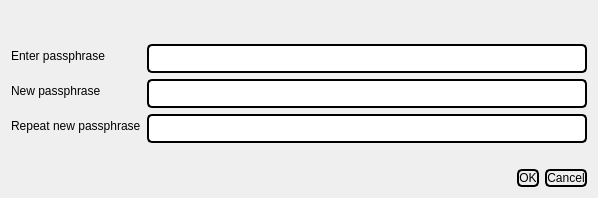
<?xml version="1.0" encoding="UTF-8"?>
<ui version="4.0">
 <class>AskPassphraseDialog</class>
 <widget class="QDialog" name="AskPassphraseDialog">
  <property name="geometry">
   <rect>
    <x>0</x>
    <y>0</y>
    <width>598</width>
    <height>198</height>
   </rect>
  </property>
  <property name="sizePolicy">
   <sizepolicy hsizetype="Preferred" vsizetype="Minimum">
    <horstretch>0</horstretch>
    <verstretch>0</verstretch>
   </sizepolicy>
  </property>
  <property name="minimumSize">
   <size>
    <width>550</width>
    <height>0</height>
   </size>
  </property>
  <property name="windowTitle">
   <string>Passphrase Dialog</string>
  </property>
  <property name="styleSheet">
   <string notr="true">/*
 * The MIT License (MIT)
 *
 * Copyright (c) &lt;2013-2014&gt; &lt;Colin Duquesnoy&gt;
 *
 * Permission is hereby granted, free of charge, to any person obtaining a copy
 * of this software and associated documentation files (the &quot;Software&quot;), to deal
 * in the Software without restriction, including without limitation the rights
 * to use, copy, modify, merge, publish, distribute, sublicense, and/or sell
 * copies of the Software, and to permit persons to whom the Software is
 * furnished to do so, subject to the following conditions:

 * The above copyright notice and this permission notice shall be included in
 * all copies or substantial portions of the Software.

 * THE SOFTWARE IS PROVIDED &quot;AS IS&quot;, WITHOUT WARRANTY OF ANY KIND, EXPRESS OR
 * IMPLIED, INCLUDING BUT NOT LIMITED TO THE WARRANTIES OF MERCHANTABILITY,
 * FITNESS FOR A PARTICULAR PURPOSE AND NONINFRINGEMENT. IN NO EVENT SHALL THE
 * AUTHORS OR COPYRIGHT HOLDERS BE LIABLE FOR ANY CLAIM, DAMAGES OR OTHER
 * LIABILITY, WHETHER IN AN ACTION OF CONTRACT, TORT OR OTHERWISE, ARISING FROM,
 * OUT OF OR IN CONNECTION WITH THE SOFTWARE OR THE USE OR OTHER DEALINGS IN
 * THE SOFTWARE.
 */
QToolTip
{
    border: 1px solid #76797C;
    background-color: rgb(90, 102, 117);;
    color: white;
    padding: 5px;
    opacity: 200;
}

QWidget
{
    color: #eff0f1;
    background-color: #31363b;
    selection-background-color:#3daee9;
    selection-color: #eff0f1;
    background-clip: border;
    border-image: none;
    border: 0px transparent black;
    outline: 0;
}

QWidget:item:hover
{
    background-color: #18465d;
    color: #eff0f1;
}

QWidget:item:selected
{
    background-color: #18465d;
}

QCheckBox
{
    spacing: 5px;
    outline: none;
    color: #eff0f1;
    margin-bottom: 2px;
}

QCheckBox:disabled
{
    color: #76797C;
}

QCheckBox::indicator,
QGroupBox::indicator
{
    width: 18px;
    height: 18px;
}
QGroupBox::indicator
{
    margin-left: 2px;
}

QCheckBox::indicator:unchecked
{
    image: url(:/qss_icons/rc/checkbox_unchecked.png);
}

QCheckBox::indicator:unchecked:hover,
QCheckBox::indicator:unchecked:focus,
QCheckBox::indicator:unchecked:pressed,
QGroupBox::indicator:unchecked:hover,
QGroupBox::indicator:unchecked:focus,
QGroupBox::indicator:unchecked:pressed
{
  border: none;
    image: url(:/qss_icons/rc/checkbox_unchecked_focus.png);
}

QCheckBox::indicator:checked
{
    image: url(:/qss_icons/rc/checkbox_checked.png);
}

QCheckBox::indicator:checked:hover,
QCheckBox::indicator:checked:focus,
QCheckBox::indicator:checked:pressed,
QGroupBox::indicator:checked:hover,
QGroupBox::indicator:checked:focus,
QGroupBox::indicator:checked:pressed
{
  border: none;
    image: url(:/qss_icons/rc/checkbox_checked_focus.png);
}


QCheckBox::indicator:indeterminate
{
    image: url(:/qss_icons/rc/checkbox_indeterminate.png);
}

QCheckBox::indicator:indeterminate:focus,
QCheckBox::indicator:indeterminate:hover,
QCheckBox::indicator:indeterminate:pressed
{
    image: url(:/qss_icons/rc/checkbox_indeterminate_focus.png);
}

QCheckBox::indicator:checked:disabled,
QGroupBox::indicator:checked:disabled
{
    image: url(:/qss_icons/rc/checkbox_checked_disabled.png);
}

QCheckBox::indicator:unchecked:disabled,
QGroupBox::indicator:unchecked:disabled
{
    image: url(:/qss_icons/rc/checkbox_unchecked_disabled.png);
}

QRadioButton
{
    spacing: 5px;
    outline: none;
    color: #eff0f1;
    margin-bottom: 2px;
}

QRadioButton:disabled
{
    color: #76797C;
}
QRadioButton::indicator
{
    width: 21px;
    height: 21px;
}

QRadioButton::indicator:unchecked
{
    image: url(:/qss_icons/rc/radio_unchecked.png);
}


QRadioButton::indicator:unchecked:hover,
QRadioButton::indicator:unchecked:focus,
QRadioButton::indicator:unchecked:pressed
{
    border: none;
    outline: none;
    image: url(:/qss_icons/rc/radio_unchecked_focus.png);
}

QRadioButton::indicator:checked
{
    border: none;
    outline: none;
    image: url(:/qss_icons/rc/radio_checked.png);
}

QRadioButton::indicator:checked:hover,
QRadioButton::indicator:checked:focus,
QRadioButton::indicator:checked:pressed
{
    border: none;
    outline: none;
    image: url(:/qss_icons/rc/radio_checked_focus.png);
}

QRadioButton::indicator:checked:disabled
{
    outline: none;
    image: url(:/qss_icons/rc/radio_checked_disabled.png);
}

QRadioButton::indicator:unchecked:disabled
{
    image: url(:/qss_icons/rc/radio_unchecked_disabled.png);
}


QMenuBar
{
    background-color: #31363b;
    color: #eff0f1;
}

QMenuBar::item
{
    background: transparent;
}

QMenuBar::item:selected
{
    background: transparent;
    border: 1px solid #76797C;
}

QMenuBar::item:pressed
{
    border: 1px solid #76797C;
    background-color: #3daee9;
    color: #eff0f1;
    margin-bottom:-1px;
    padding-bottom:1px;
}

QMenu
{
    border: 1px solid #76797C;
    color: #eff0f1;
    margin: 2px;
}

QMenu::icon
{
    margin: 5px;
}

QMenu::item
{
    padding: 5px 30px 5px 30px;
    border: 1px solid transparent; /* reserve space for selection border */
}

QMenu::item:selected
{
    color: #eff0f1;
}

QMenu::separator {
    height: 2px;
    background: lightblue;
    margin-left: 10px;
    margin-right: 5px;
}

QMenu::indicator {
    width: 18px;
    height: 18px;
}

/* non-exclusive indicator = check box style indicator
   (see QActionGroup::setExclusive) */
QMenu::indicator:non-exclusive:unchecked {
    image: url(:/qss_icons/rc/checkbox_unchecked.png);
}

QMenu::indicator:non-exclusive:unchecked:selected {
    image: url(:/qss_icons/rc/checkbox_unchecked_disabled.png);
}

QMenu::indicator:non-exclusive:checked {
    image: url(:/qss_icons/rc/checkbox_checked.png);
}

QMenu::indicator:non-exclusive:checked:selected {
    image: url(:/qss_icons/rc/checkbox_checked_disabled.png);
}

/* exclusive indicator = radio button style indicator (see QActionGroup::setExclusive) */
QMenu::indicator:exclusive:unchecked {
    image: url(:/qss_icons/rc/radio_unchecked.png);
}

QMenu::indicator:exclusive:unchecked:selected {
    image: url(:/qss_icons/rc/radio_unchecked_disabled.png);
}

QMenu::indicator:exclusive:checked {
    image: url(:/qss_icons/rc/radio_checked.png);
}

QMenu::indicator:exclusive:checked:selected {
    image: url(:/qss_icons/rc/radio_checked_disabled.png);
}

QMenu::right-arrow {
    margin: 5px;
    image: url(:/qss_icons/rc/right_arrow.png)
}


QWidget:disabled
{
    color: #454545;
    background-color: #31363b;
}

QAbstractItemView
{
    alternate-background-color: #31363b;
    color: #eff0f1;
    border: 1px solid 3A3939;
    border-radius: 2px;
}

QWidget:focus, QMenuBar:focus
{
    border: 1px solid #3daee9;
}

QTabWidget:focus, QCheckBox:focus, QRadioButton:focus, QSlider:focus
{
    border: none;
}

QLineEdit
{
    background-color: #232629;
    padding: 5px;
    border-style: solid;
    border: 1px solid #76797C;
    border-radius: 2px;
    color: #eff0f1;
}

QAbstractItemView QLineEdit
{
    padding: 0;
}

QGroupBox {
    border:1px solid #76797C;
    border-radius: 2px;
    margin-top: 20px;
}

QGroupBox::title {
    subcontrol-origin: margin;
    subcontrol-position: top center;
    padding-left: 10px;
    padding-right: 10px;
    padding-top: 10px;
}

QAbstractScrollArea
{
    border-radius: 2px;
    border: 1px solid #76797C;
    background-color: transparent;
}

QScrollBar:horizontal
{
    height: 15px;
    margin: 3px 15px 3px 15px;
    border: 1px transparent #2A2929;
    border-radius: 4px;
    background-color: #2A2929;
}

QScrollBar::handle:horizontal
{
    background-color: #605F5F;
    min-width: 5px;
    border-radius: 4px;
}

QScrollBar::add-line:horizontal
{
    margin: 0px 3px 0px 3px;
    border-image: url(:/qss_icons/rc/right_arrow_disabled.png);
    width: 10px;
    height: 10px;
    subcontrol-position: right;
    subcontrol-origin: margin;
}

QScrollBar::sub-line:horizontal
{
    margin: 0px 3px 0px 3px;
    border-image: url(:/qss_icons/rc/left_arrow_disabled.png);
    height: 10px;
    width: 10px;
    subcontrol-position: left;
    subcontrol-origin: margin;
}

QScrollBar::add-line:horizontal:hover,QScrollBar::add-line:horizontal:on
{
    border-image: url(:/qss_icons/rc/right_arrow.png);
    height: 10px;
    width: 10px;
    subcontrol-position: right;
    subcontrol-origin: margin;
}


QScrollBar::sub-line:horizontal:hover, QScrollBar::sub-line:horizontal:on
{
    border-image: url(:/qss_icons/rc/left_arrow.png);
    height: 10px;
    width: 10px;
    subcontrol-position: left;
    subcontrol-origin: margin;
}

QScrollBar::up-arrow:horizontal, QScrollBar::down-arrow:horizontal
{
    background: none;
}


QScrollBar::add-page:horizontal, QScrollBar::sub-page:horizontal
{
    background: none;
}

QScrollBar:vertical
{
    background-color: #2A2929;
    width: 15px;
    margin: 15px 3px 15px 3px;
    border: 1px transparent #2A2929;
    border-radius: 4px;
}

QScrollBar::handle:vertical
{
    background-color: #605F5F;
    min-height: 5px;
    border-radius: 4px;
}

QScrollBar::sub-line:vertical
{
    margin: 3px 0px 3px 0px;
    border-image: url(:/qss_icons/rc/up_arrow_disabled.png);
    height: 10px;
    width: 10px;
    subcontrol-position: top;
    subcontrol-origin: margin;
}

QScrollBar::add-line:vertical
{
    margin: 3px 0px 3px 0px;
    border-image: url(:/qss_icons/rc/down_arrow_disabled.png);
    height: 10px;
    width: 10px;
    subcontrol-position: bottom;
    subcontrol-origin: margin;
}

QScrollBar::sub-line:vertical:hover,QScrollBar::sub-line:vertical:on
{

    border-image: url(:/qss_icons/rc/up_arrow.png);
    height: 10px;
    width: 10px;
    subcontrol-position: top;
    subcontrol-origin: margin;
}


QScrollBar::add-line:vertical:hover, QScrollBar::add-line:vertical:on
{
    border-image: url(:/qss_icons/rc/down_arrow.png);
    height: 10px;
    width: 10px;
    subcontrol-position: bottom;
    subcontrol-origin: margin;
}

QScrollBar::up-arrow:vertical, QScrollBar::down-arrow:vertical
{
    background: none;
}


QScrollBar::add-page:vertical, QScrollBar::sub-page:vertical
{
    background: none;
}

QTextEdit
{
    background-color: #232629;
    color: #eff0f1;
    border: 1px solid #76797C;
}

QPlainTextEdit
{
    background-color: #232629;;
    color: #eff0f1;
    border-radius: 2px;
    border: 1px solid #76797C;
}

QHeaderView::section
{
    background-color: #76797C;
    color: #eff0f1;
    padding: 5px;
    border: 1px solid #76797C;
}

QSizeGrip {
    image: url(:/qss_icons/rc/sizegrip.png);
    width: 12px;
    height: 12px;
}


QMainWindow::separator
{
    background-color: #31363b;
    color: white;
    padding-left: 4px;
    spacing: 2px;
    border: 1px dashed #76797C;
}

QMainWindow::separator:hover
{

    background-color: #787876;
    color: white;
    padding-left: 4px;
    border: 1px solid #76797C;
    spacing: 2px;
}


QMenu::separator
{
    height: 1px;
    background-color: #76797C;
    color: white;
    padding-left: 4px;
    margin-left: 10px;
    margin-right: 5px;
}


QFrame
{
    border-radius: 2px;
    border: 1px solid #76797C;
}

QFrame[frameShape=&quot;0&quot;]
{
    border-radius: 2px;
    border: 1px transparent #76797C;
}

QStackedWidget
{
    border: 1px transparent black;
}

QToolBar {
    border: 1px transparent #393838;
    background: 1px solid #31363b;
    font-weight: bold;
}

QToolBar::handle:horizontal {
    image: url(:/qss_icons/rc/Hmovetoolbar.png);
}
QToolBar::handle:vertical {
    image: url(:/qss_icons/rc/Vmovetoolbar.png);
}
QToolBar::separator:horizontal {
    image: url(:/qss_icons/rc/Hsepartoolbar.png);
}
QToolBar::separator:vertical {
    image: url(:/qss_icons/rc/Vsepartoolbar.png);
}
QToolButton#qt_toolbar_ext_button {
    background: #58595a
}

QPushButton
{
    color: #eff0f1;
    background-color: #31363b;
    border-width: 1px;
    border-color: #76797C;
    border-style: solid;
    padding: 5px;
    border-radius: 2px;
    outline: none;
}

QPushButton:disabled
{
    background-color: #31363b;
    border-width: 1px;
    border-color: #454545;
    border-style: solid;
    padding-top: 5px;
    padding-bottom: 5px;
    padding-left: 10px;
    padding-right: 10px;
    border-radius: 2px;
    color: #454545;
}

QPushButton:focus {
    background-color: #3daee9;
    color: white;
}

QPushButton:pressed
{
    background-color: #3daee9;
    padding-top: -15px;
    padding-bottom: -17px;
}

QComboBox
{
    selection-background-color: #3daee9;
    border-style: solid;
    border: 1px solid #76797C;
    border-radius: 2px;
    padding: 5px;
    min-width: 75px;
}

QPushButton:checked{
    background-color: #76797C;
    border-color: #6A6969;
}

QComboBox:hover,QPushButton:hover,QAbstractSpinBox:hover,QLineEdit:hover,QTextEdit:hover,QPlainTextEdit:hover,QAbstractView:hover,QTreeView:hover
{
    border: 1px solid #3daee9;
    color: #eff0f1;
}

QComboBox:on
{
    padding-top: 3px;
    padding-left: 4px;
    selection-background-color: #4a4a4a;
}

QComboBox QAbstractItemView
{
    background-color: #232629;
    border-radius: 2px;
    border: 1px solid #76797C;
    selection-background-color: #18465d;
}

QComboBox::drop-down
{
    subcontrol-origin: padding;
    subcontrol-position: top right;
    width: 15px;

    border-left-width: 0px;
    border-left-color: darkgray;
    border-left-style: solid;
    border-top-right-radius: 3px;
    border-bottom-right-radius: 3px;
}

QComboBox::down-arrow
{
    image: url(:/qss_icons/rc/down_arrow_disabled.png);
}

QComboBox::down-arrow:on, QComboBox::down-arrow:hover,
QComboBox::down-arrow:focus
{
    image: url(:/qss_icons/rc/down_arrow.png);
}

QAbstractSpinBox {
    padding: 5px;
    border: 1px solid #76797C;
    background-color: #232629;
    color: #eff0f1;
    border-radius: 2px;
    min-width: 75px;
}

QAbstractSpinBox:up-button
{
    background-color: transparent;
    subcontrol-origin: border;
    subcontrol-position: center right;
}

QAbstractSpinBox:down-button
{
    background-color: transparent;
    subcontrol-origin: border;
    subcontrol-position: center left;
}

QAbstractSpinBox::up-arrow,QAbstractSpinBox::up-arrow:disabled,QAbstractSpinBox::up-arrow:off {
    image: url(:/qss_icons/rc/up_arrow_disabled.png);
    width: 10px;
    height: 10px;
}
QAbstractSpinBox::up-arrow:hover
{
    image: url(:/qss_icons/rc/up_arrow.png);
}


QAbstractSpinBox::down-arrow,QAbstractSpinBox::down-arrow:disabled,QAbstractSpinBox::down-arrow:off
{
    image: url(:/qss_icons/rc/down_arrow_disabled.png);
    width: 10px;
    height: 10px;
}
QAbstractSpinBox::down-arrow:hover
{
    image: url(:/qss_icons/rc/down_arrow.png);
}


QLabel
{
    border: 0px solid black;
}

QTabWidget{
    border: 0px transparent black;
}

QTabWidget::pane {
    border: 1px solid #76797C;
    padding: 5px;
    margin: 0px;
}

QTabWidget::tab-bar {
    left: 5px; /* move to the right by 5px */
}

QTabBar
{
    qproperty-drawBase: 0;
    border-radius: 3px;
}

QTabBar:focus
{
    border: 0px transparent black;
}

QTabBar::close-button  {
    image: url(:/qss_icons/rc/close.png);
    background: transparent;
}

QTabBar::close-button:hover
{
    image: url(:/qss_icons/rc/close-hover.png);
    background: transparent;
}

QTabBar::close-button:pressed {
    image: url(:/qss_icons/rc/close-pressed.png);
    background: transparent;
}

/* TOP TABS */
QTabBar::tab:top {
    color: #eff0f1;
    border: 1px solid #76797C;
    border-bottom: 1px transparent black;
    background-color: #31363b;
    padding: 5px;
    min-width: 50px;
    border-top-left-radius: 2px;
    border-top-right-radius: 2px;
}

QTabBar::tab:top:!selected
{
    color: #eff0f1;
    background-color: #54575B;
    border: 1px solid #76797C;
    border-bottom: 1px transparent black;
    border-top-left-radius: 2px;
    border-top-right-radius: 2px;    
}

QTabBar::tab:top:!selected:hover {
    background-color: #3daee9;
}

/* BOTTOM TABS */
QTabBar::tab:bottom {
    color: #eff0f1;
    border: 1px solid #76797C;
    border-top: 1px transparent black;
    background-color: #31363b;
    padding: 5px;
    border-bottom-left-radius: 2px;
    border-bottom-right-radius: 2px;
    min-width: 50px;
}

QTabBar::tab:bottom:!selected
{
    color: #eff0f1;
    background-color: #54575B;
    border: 1px solid #76797C;
    border-top: 1px transparent black;
    border-bottom-left-radius: 2px;
    border-bottom-right-radius: 2px;
}

QTabBar::tab:bottom:!selected:hover {
    background-color: #3daee9;
}

/* LEFT TABS */
QTabBar::tab:left {
    color: #eff0f1;
    border: 1px solid #76797C;
    border-left: 1px transparent black;
    background-color: #31363b;
    padding: 5px;
    border-top-right-radius: 2px;
    border-bottom-right-radius: 2px;
    min-height: 50px;
}

QTabBar::tab:left:!selected
{
    color: #eff0f1;
    background-color: #54575B;
    border: 1px solid #76797C;
    border-left: 1px transparent black;
    border-top-right-radius: 2px;
    border-bottom-right-radius: 2px;
}

QTabBar::tab:left:!selected:hover {
    background-color: #3daee9;
}


/* RIGHT TABS */
QTabBar::tab:right {
    color: #eff0f1;
    border: 1px solid #76797C;
    border-right: 1px transparent black;
    background-color: #31363b;
    padding: 5px;
    border-top-left-radius: 2px;
    border-bottom-left-radius: 2px;
    min-height: 50px;
}

QTabBar::tab:right:!selected
{
    color: #eff0f1;
    background-color: #54575B;
    border: 1px solid #76797C;
    border-right: 1px transparent black;
    border-top-left-radius: 2px;
    border-bottom-left-radius: 2px;
}

QTabBar::tab:right:!selected:hover {
    background-color: #3daee9;
}

QTabBar QToolButton::right-arrow:enabled {
     image: url(:/qss_icons/rc/right_arrow.png);
 }

 QTabBar QToolButton::left-arrow:enabled {
     image: url(:/qss_icons/rc/left_arrow.png);
 }

QTabBar QToolButton::right-arrow:disabled {
     image: url(:/qss_icons/rc/right_arrow_disabled.png);
 }

 QTabBar QToolButton::left-arrow:disabled {
     image: url(:/qss_icons/rc/left_arrow_disabled.png);
 }


QDockWidget {
    background: #31363b;
    border: 1px solid #403F3F;
    titlebar-close-icon: url(:/qss_icons/rc/close.png);
    titlebar-normal-icon: url(:/qss_icons/rc/undock.png);
}

QDockWidget::close-button, QDockWidget::float-button {
    border: 1px solid transparent;
    border-radius: 2px;
    background: transparent;
}

QDockWidget::close-button:hover, QDockWidget::float-button:hover {
    background: rgba(255, 255, 255, 10);
}

QDockWidget::close-button:pressed, QDockWidget::float-button:pressed {
    padding: 1px -1px -1px 1px;
    background: rgba(255, 255, 255, 10);
}

QTreeView, QListView
{
    border: 1px solid #76797C;
    background-color: #232629;
}

QTreeView:branch:selected, QTreeView:branch:hover
{
    background: url(:/qss_icons/rc/transparent.png);
}

QTreeView::branch:has-siblings:!adjoins-item {
    border-image: url(:/qss_icons/rc/transparent.png);
}

QTreeView::branch:has-siblings:adjoins-item {
    border-image: url(:/qss_icons/rc/transparent.png);
}

QTreeView::branch:!has-children:!has-siblings:adjoins-item {
    border-image: url(:/qss_icons/rc/transparent.png);
}

QTreeView::branch:has-children:!has-siblings:closed,
QTreeView::branch:closed:has-children:has-siblings {
    image: url(:/qss_icons/rc/branch_closed.png);
}

QTreeView::branch:open:has-children:!has-siblings,
QTreeView::branch:open:has-children:has-siblings  {
    image: url(:/qss_icons/rc/branch_open.png);
}

QTreeView::branch:has-children:!has-siblings:closed:hover,
QTreeView::branch:closed:has-children:has-siblings:hover {
    image: url(:/qss_icons/rc/branch_closed-on.png);
    }

QTreeView::branch:open:has-children:!has-siblings:hover,
QTreeView::branch:open:has-children:has-siblings:hover  {
    image: url(:/qss_icons/rc/branch_open-on.png);
    }

QListView::item:!selected:hover, QTreeView::item:!selected:hover  {
    background: #18465d;
    outline: 0;
    color: #eff0f1
}

QListView::item:selected:hover, QTreeView::item:selected:hover  {
    background: #287399;
    color: #eff0f1;
}

QSlider::groove:horizontal {
    border: 1px solid #565a5e;
    height: 4px;
    background: #565a5e;
    margin: 0px;
    border-radius: 2px;
}

QSlider::handle:horizontal {
    background: #232629;
    border: 1px solid #565a5e;
    width: 16px;
    height: 16px;
    margin: -8px 0;
    border-radius: 9px;
}

QSlider::groove:vertical {
    border: 1px solid #565a5e;
    width: 4px;
    background: #565a5e;
    margin: 0px;
    border-radius: 3px;
}

QSlider::handle:vertical {
    background: #232629;
    border: 1px solid #565a5e;
    width: 16px;
    height: 16px;
    margin: 0 -8px;
    border-radius: 9px;
}

QToolButton {
    background-color: transparent;
    border: 1px transparent #76797C;
    border-radius: 2px;
    margin: 3px;
    padding: 5px;
}

QToolButton[popupMode=&quot;1&quot;] { /* only for MenuButtonPopup */
 padding-right: 20px; /* make way for the popup button */
 border: 1px #76797C;
 border-radius: 5px;
}

QToolButton[popupMode=&quot;2&quot;] { /* only for InstantPopup */
 padding-right: 10px; /* make way for the popup button */
 border: 1px #76797C;
}


QToolButton:hover, QToolButton::menu-button:hover {
    background-color: transparent;
    border: 1px solid #3daee9;
    padding: 5px;
}

QToolButton:checked, QToolButton:pressed,
        QToolButton::menu-button:pressed {
    background-color: #3daee9;
    border: 1px solid #3daee9;
    padding: 5px;
}

/* the subcontrol below is used only in the InstantPopup or DelayedPopup mode */
QToolButton::menu-indicator {
    image: url(:/qss_icons/rc/down_arrow.png);
    top: -7px; left: -2px; /* shift it a bit */
}

/* the subcontrols below are used only in the MenuButtonPopup mode */
QToolButton::menu-button {
    border: 1px transparent #76797C;
    border-top-right-radius: 6px;
    border-bottom-right-radius: 6px;
    /* 16px width + 4px for border = 20px allocated above */
    width: 16px;
    outline: none;
}

QToolButton::menu-arrow {
    image: url(:/qss_icons/rc/down_arrow.png);
}

QToolButton::menu-arrow:open {
    border: 1px solid #76797C;
}

QPushButton::menu-indicator  {
    subcontrol-origin: padding;
    subcontrol-position: bottom right;
    left: 8px;
}

QTableView
{
    border: 1px solid #76797C;
    gridline-color: #31363b;
    background-color: #232629;
}


QTableView, QHeaderView
{
    border-radius: 0px;
}

QTableView::item:pressed, QListView::item:pressed, QTreeView::item:pressed  {
    background: #18465d;
    color: #eff0f1;
}

QTableView::item:selected:active, QTreeView::item:selected:active, QListView::item:selected:active  {
    background: #287399;
    color: #eff0f1;
}


QHeaderView
{
    background-color: #31363b;
    border: 1px transparent;
    border-radius: 0px;
    margin: 0px;
    padding: 0px;

}

QHeaderView::section  {
    background-color: #31363b;
    color: #eff0f1;
    padding: 5px;
    border: 1px solid #76797C;
    border-radius: 0px;
    text-align: center;
}

QHeaderView::section::vertical::first, QHeaderView::section::vertical::only-one
{
    border-top: 1px solid #76797C;
}

QHeaderView::section::vertical
{
    border-top: transparent;
}

QHeaderView::section::horizontal::first, QHeaderView::section::horizontal::only-one
{
    border-left: 1px solid #76797C;
}

QHeaderView::section::horizontal
{
    border-left: transparent;
}


QHeaderView::section:checked
 {
    color: white;
    background-color: #334e5e;
 }

 /* style the sort indicator */
QHeaderView::down-arrow {
    image: url(:/qss_icons/rc/down_arrow.png);
}

QHeaderView::up-arrow {
    image: url(:/qss_icons/rc/up_arrow.png);
}


QTableCornerButton::section {
    background-color: #31363b;
    border: 1px transparent #76797C;
    border-radius: 0px;
}

QToolBox  {
    padding: 5px;
    border: 1px transparent black;
}

QToolBox::tab {
    color: #eff0f1;
    background-color: #31363b;
    border: 1px solid #76797C;
    border-bottom: 1px transparent #31363b;
    border-top-left-radius: 5px;
    border-top-right-radius: 5px;
}

QToolBox::tab:selected { /* italicize selected tabs */
    font: italic;
    background-color: #31363b;
    border-color: #3daee9;
 }

QStatusBar::item {
    border: 0px transparent dark;
 }


QFrame[height=&quot;3&quot;], QFrame[width=&quot;3&quot;] {
    background-color: #76797C;
}


QSplitter::handle {
    border: 1px dashed #76797C;
}

QSplitter::handle:hover {
    background-color: #787876;
    border: 1px solid #76797C;
}

QSplitter::handle:horizontal {
    width: 1px;
}

QSplitter::handle:vertical {
    height: 1px;
}

QProgressBar {
    border: 1px solid #76797C;
    border-radius: 5px;
    text-align: center;
}

QProgressBar::chunk {
    background-color: #05B8CC;
}

QDateEdit
{
    selection-background-color: #3daee9;
    border-style: solid;
    border: 1px solid #3375A3;
    border-radius: 2px;
    padding: 1px;
    min-width: 75px;
}

QDateEdit:on
{
    padding-top: 3px;
    padding-left: 4px;
    selection-background-color: #4a4a4a;
}

QDateEdit QAbstractItemView
{
    background-color: #232629;
    border-radius: 2px;
    border: 1px solid #3375A3;
    selection-background-color: #3daee9;
}

QDateEdit::drop-down
{
    subcontrol-origin: padding;
    subcontrol-position: top right;
    width: 15px;
    border-left-width: 0px;
    border-left-color: darkgray;
    border-left-style: solid;
    border-top-right-radius: 3px;
    border-bottom-right-radius: 3px;
}

QDateEdit::down-arrow
{
    image: url(:/qss_icons/rc/down_arrow_disabled.png);
}

QDateEdit::down-arrow:on, QDateEdit::down-arrow:hover,
QDateEdit::down-arrow:focus
{
    image: url(:/qss_icons/rc/down_arrow.png);
}
</string>
  </property>
  <layout class="QVBoxLayout" name="verticalLayout">
   <item>
    <widget class="QLabel" name="warningLabel">
     <property name="textFormat">
      <enum>Qt::RichText</enum>
     </property>
     <property name="wordWrap">
      <bool>true</bool>
     </property>
    </widget>
   </item>
   <item>
    <layout class="QFormLayout" name="formLayout">
     <property name="fieldGrowthPolicy">
      <enum>QFormLayout::AllNonFixedFieldsGrow</enum>
     </property>
     <item row="0" column="0">
      <widget class="QLabel" name="passLabel1">
       <property name="text">
        <string>Enter passphrase</string>
       </property>
      </widget>
     </item>
     <item row="0" column="1">
      <widget class="QLineEdit" name="passEdit1">
       <property name="styleSheet">
        <string notr="true">
border-top-left-radius: 5px;
border-top-right-radius: 5px;
border-bottom-left-radius: 5px;
border-bottom-right-radius: 5px;
border: 2px solid #000000;
min-height: 25px;
max-height: 25px;</string>
       </property>
       <property name="echoMode">
        <enum>QLineEdit::Password</enum>
       </property>
      </widget>
     </item>
     <item row="1" column="0">
      <widget class="QLabel" name="passLabel2">
       <property name="text">
        <string>New passphrase</string>
       </property>
      </widget>
     </item>
     <item row="1" column="1">
      <widget class="QLineEdit" name="passEdit2">
       <property name="styleSheet">
        <string notr="true">
border-top-left-radius: 5px;
border-top-right-radius: 5px;
border-bottom-left-radius: 5px;
border-bottom-right-radius: 5px;
border: 2px solid #000000;
min-height: 25px;
max-height: 25px;</string>
       </property>
       <property name="echoMode">
        <enum>QLineEdit::Password</enum>
       </property>
      </widget>
     </item>
     <item row="2" column="0">
      <widget class="QLabel" name="passLabel3">
       <property name="text">
        <string>Repeat new passphrase</string>
       </property>
      </widget>
     </item>
     <item row="2" column="1">
      <widget class="QLineEdit" name="passEdit3">
       <property name="styleSheet">
        <string notr="true">
border-top-left-radius: 5px;
border-top-right-radius: 5px;
border-bottom-left-radius: 5px;
border-bottom-right-radius: 5px;
border: 2px solid #000000;
min-height: 25px;
max-height: 25px;</string>
       </property>
       <property name="echoMode">
        <enum>QLineEdit::Password</enum>
       </property>
      </widget>
     </item>
     <item row="3" column="1">
      <widget class="QLabel" name="capsLabel">
       <property name="font">
        <font>
         <weight>75</weight>
         <bold>true</bold>
        </font>
       </property>
       <property name="text">
        <string/>
       </property>
       <property name="alignment">
        <set>Qt::AlignCenter</set>
       </property>
      </widget>
     </item>
    </layout>
   </item>
   <item>
    <widget class="QDialogButtonBox" name="buttonBox">
     <property name="styleSheet">
      <string notr="true">
border-top-left-radius: 5px;
border-top-right-radius: 5px;
border-bottom-left-radius: 5px;
border-bottom-right-radius: 5px;
border: 2px solid #000000;
</string>
     </property>
     <property name="orientation">
      <enum>Qt::Horizontal</enum>
     </property>
     <property name="standardButtons">
      <set>QDialogButtonBox::Cancel|QDialogButtonBox::Ok</set>
     </property>
    </widget>
   </item>
  </layout>
 </widget>
 <resources/>
 <connections>
  <connection>
   <sender>buttonBox</sender>
   <signal>accepted()</signal>
   <receiver>AskPassphraseDialog</receiver>
   <slot>accept()</slot>
   <hints>
    <hint type="sourcelabel">
     <x>248</x>
     <y>254</y>
    </hint>
    <hint type="destinationlabel">
     <x>157</x>
     <y>274</y>
    </hint>
   </hints>
  </connection>
  <connection>
   <sender>buttonBox</sender>
   <signal>rejected()</signal>
   <receiver>AskPassphraseDialog</receiver>
   <slot>reject()</slot>
   <hints>
    <hint type="sourcelabel">
     <x>316</x>
     <y>260</y>
    </hint>
    <hint type="destinationlabel">
     <x>286</x>
     <y>274</y>
    </hint>
   </hints>
  </connection>
 </connections>
</ui>
